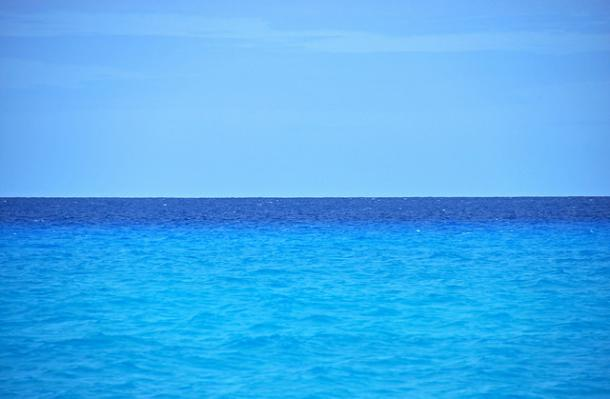
#> input picture ocean.jpg, 610 x 399 px
$ jupyter execute 'img college.ipynb'
#> lines starting #> are read from the running program, lines starting #| are printed output that depends on the picture
[cell 1]
import cv2
import numpy

[cell 2]
img1 = cv2.imread("ocean.jpg")
#> img1 is the input picture: shape (399, 610, 3); mean B, G, R 240.4, 173.8, 74.4
cv2.imshow("image 1",img1)
cv2.waitKey()
cv2.destroyAllWindows()

[cell 3]
img1.shape
#> Out = (399, 610, 3)

[cell 4]
img2 = cv2.imread("desert.jpg")
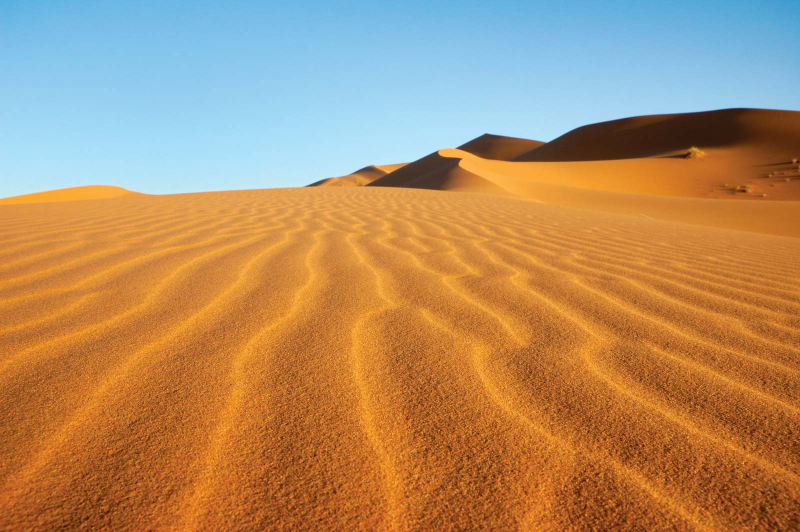
#> input picture desert.jpg, 1600 x 1064 px (shown at 1/2 size)
#> img2 is the input picture: shape (1064, 1600, 3); mean B, G, R 101.8, 140.8, 177.7
reshape_img2 = img2[266:665,:610]
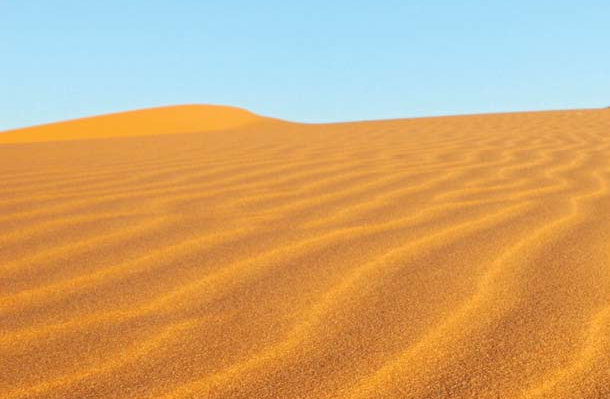
#> reshape_img2: shape (399, 610, 3); mean B, G, R 115.1, 166.5, 206.5
cv2.imshow("image 2",reshape_img2)
cv2.waitKey()
cv2.destroyAllWindows()

[cell 5]
reshape_img2.shape
#> Out = (399, 610, 3)

## lets crop both images in same size
### for better look

[cell 6]
crop_img1 = img1[200:,:]
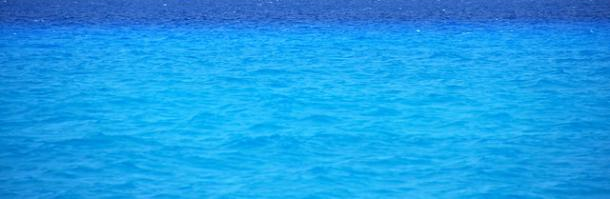
#> crop_img1: shape (199, 610, 3); mean B, G, R 231.7, 157.9, 26.5

[cell 7]
crop_img2 = reshape_img2[:200,:]
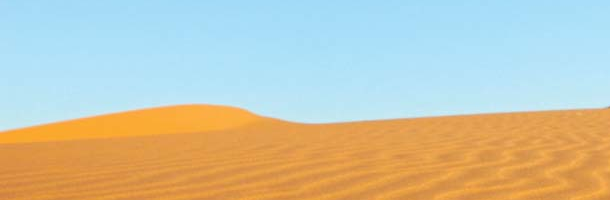
#> crop_img2: shape (200, 610, 3); mean B, G, R 173.2, 196, 198.8

# let's combine both the images...

[cell 8]
ocean_desert = numpy.vstack((crop_img2, crop_img1))
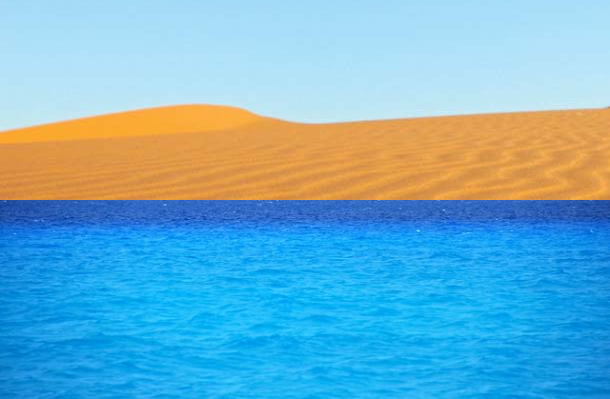
#> ocean_desert: shape (399, 610, 3); mean B, G, R 202.4, 177, 112.9
